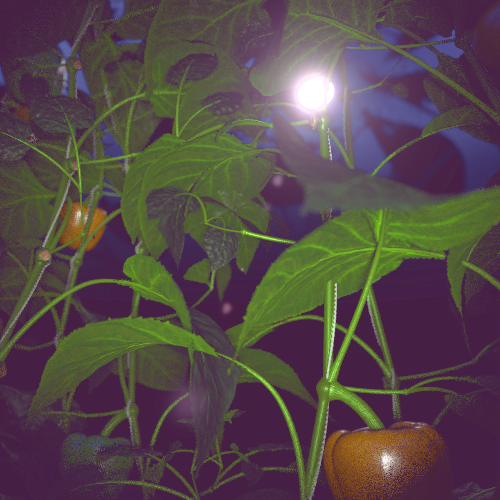
#> input picture dataset/capricum_annuum_dataset/test/images/10.png, 500 x 500 px
$ python -i dataset_funcs.py   (imports and definitions only)
#> lines starting #> are read from the running program, lines starting #| are printed output that depends on the picture
#> further down, picture is the input picture: shape (500, 500, 3); mean B, G, R 73.3, 73.1, 85.8
import os

import cv2
import matplotlib.pyplot as plt
import numpy as np


def create_directory(dir_path):
  if not os.path.exists(dir_path):
    try:
        os.makedirs(dir_path)
        print('Directory {} is created.'.format(dir_path.split('/')[-2]))
    except OSError as error:
        print(error)
  else:
    print('Directory {} already exists.'.format(dir_path.split('/')[-2]))


def increase_brightness(img, value=0):
#> called with value = 0
  hsv = cv2.cvtColor(img, cv2.COLOR_BGR2HSV)
#> hsv: shape (500, 500, 3); mean H, S, V 100, 103.8, 94
  h,s,v = cv2.split(hsv)
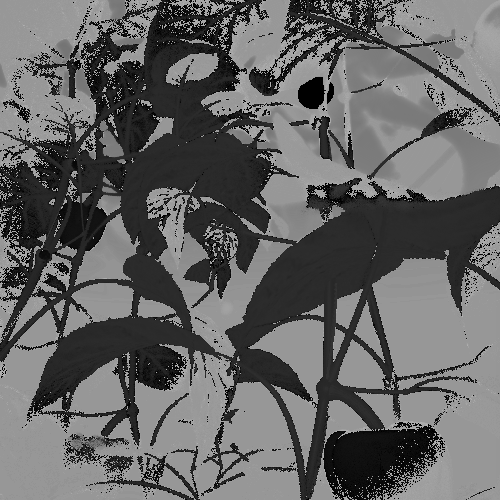
#> h: shape (500, 500); min 0, max 179, mean 100
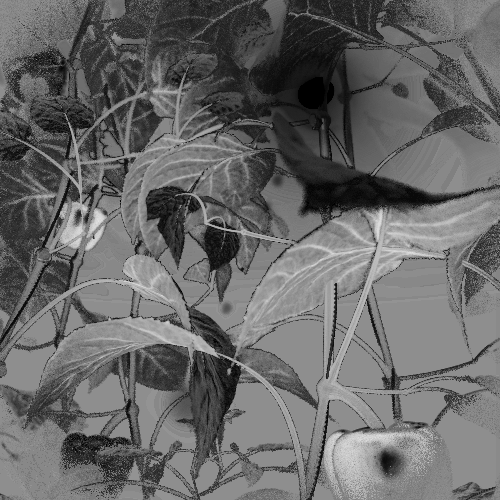
#> s: shape (500, 500); min 0, max 227, mean 103.8
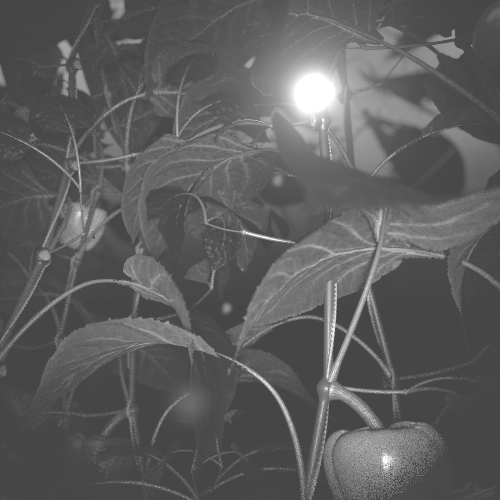
#> v: shape (500, 500); min 70, max 255, mean 94

  lim = 255 - value
  v[v > lim] = 255
  v[v <= lim] += value

  hsv = cv2.merge((h, s, v))
  img = cv2.cvtColor(hsv, cv2.COLOR_HSV2BGR)
  return img


def visualize_dataset(img_path, mask_path, num_classes=8, shape=(2,4), name='Visualizing image and mask'):
  img = cv2.imread(img_path)
  img = cv2.cvtColor(img, cv2.COLOR_BGR2RGB)
  mask = cv2.imread(mask_path)

  fig = plt.figure(figsize = (10,10))
  plt.suptitle(name, fontsize=16)
  axs = np.zeros(1+num_classes, dtype=object)
  row = 2 + shape[0]
  column = shape[1]
  gs = fig.add_gridspec(row, column*4)
  axs[0] = fig.add_subplot(gs[0:2,column:(3*column)])
  for i in range(2, row):
    for j in range(0,column):
      index = (i-2)*column+j+1
      if index > num_classes:
        break
      axs[index] = fig.add_subplot(gs[i, (j*4):((j+1)*4)])

  axs[0].imshow(img)
  axs[0].set_title('Original image')

  for i in range(num_classes):
    axs[i+1].imshow((mask == i)*1.0)
    axs[i+1].set_title('label = {}'.format(i))
  fig.tight_layout()
  fig.subplots_adjust(top=0.92)
  plt.show()

>>> import cv2
>>> picture = cv2.imread('../dataset/capricum_annuum_dataset/test/images/10.png')
>>> result = increase_brightness(picture)
